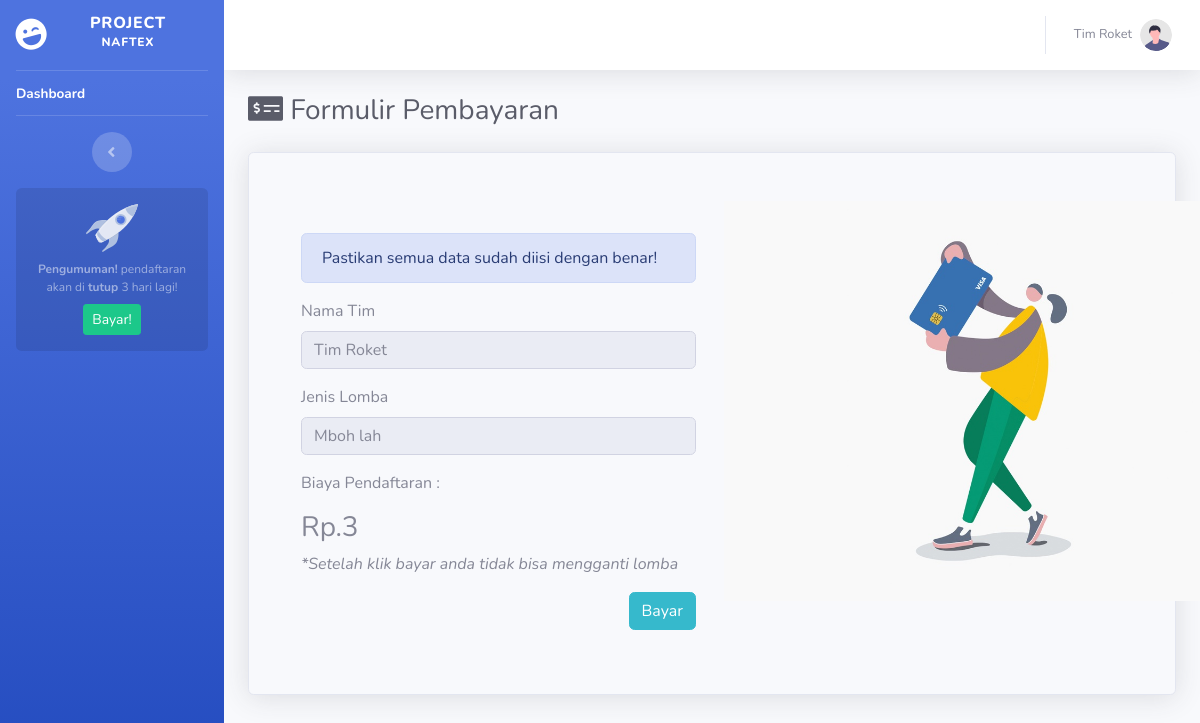
The app's page /dashboard/formulir-pembayaran.php (signed in), older data.
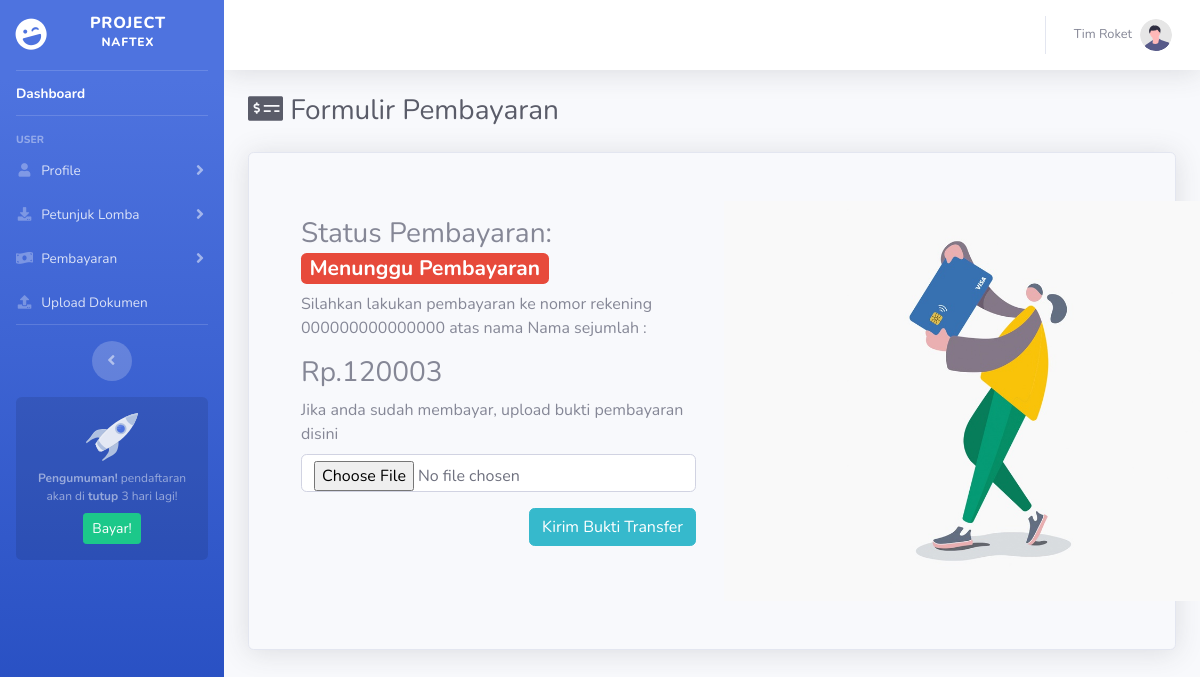
The same page, newer data.
### tables this page shows
CREATE TABLE `user` (
  `id_user` int(11) NOT NULL,
  `username` varchar(50) NOT NULL,
  `password` varchar(50) NOT NULL,
  `nama` varchar(50) NOT NULL,
  `email` varchar(50) NOT NULL,
  `level` varchar(50) NOT NULL,
  `foto` varchar(50) NOT NULL,
  `id_lomba` int(11) NOT NULL
);

CREATE TABLE `data_lomba` (
  `id_lomba` int(11) NOT NULL,
  `nama` varchar(50) NOT NULL,
  `harga` varchar(50) NOT NULL,
  `deskripsi2` varchar(50) NOT NULL
);

### dashboard/include/session.php (called while the page is built, shortened)
<?php
	if (isset($_SESSION['id_user'])) {
		$id_user = $_SESSION['id_user'];
		$query_n = mysqli_query($koneksi, "SELECT `nama` FROM `user` WHERE `id_user`='$id_user'");
	    while($data_n = mysqli_fetch_row($query_n)){
	      $nama = $data_n[0];
	    }
	}
	$username = $_SESSION['username'];
	$level = $_SESSION['level'];
?>

### dashboard/formulir-pembayaran.php (the view, shortened to what the changed rows need)
<?php
    include('../koneksi/koneksi.php');
    include('include/session.php');
?>
<!DOCTYPE html>
<html lang="en">
<?php include "include/head.php" ?>
<body id="page-top">
    <div id="wrapper">
        <?php include "include/sidebar.php" ?>
        <div id="content-wrapper" class="d-flex flex-column">
            <div id="content">
                <?php include "include/navbar.php" ?>
                <div class="container-fluid">
                    <h1 class="h3 mb-4 text-gray-800"><i class="fas fa-money-check-alt"></i> Formulir Pembayaran</h1>
                    <?php
                        $query_s = mysqli_query($koneksi,"SELECT `status_bayar` FROM `pembayaran_peserta` WHERE `username`='$username'");
                        while ($data_s = mysqli_fetch_row($query_s)) {$status_bayar   = $data_s[0];}
                        $query_d = mysqli_query($koneksi,"SELECT `id_lomba` FROM `user` WHERE `username`='$username'");
                        while ($data_d = mysqli_fetch_row($query_d)) {$id_lomba   = $data_d[0];}
                        $query_l = mysqli_query($koneksi,"SELECT `nama` FROM `data_lomba` WHERE `id_lomba`='$id_lomba'");
                        while ($data_l = mysqli_fetch_row($query_l)) {$nama_lomba = $data_l[0];}
                        if (empty($status_bayar)) {
                    ?>
                    <div class="container mt-2 mb-5 card bg-light shadow p-5">
                        <div class="row justify-content-center">
                            <div class="col-md-6 p-3 rounded-lg">
                                <form method="post">
                                    <div class="alert alert-primary mt-3" role="alert">Pastikan semua data sudah diisi dengan benar!</div>
                                    <div class="form-group">
                                        <label for="nama">Nama Tim</label>
                                        <input type="text" class="form-control" id="nama" name="nama" placeholder="<?= $nama ?>" disabled>
                                    </div>
                                    <div class="form-group">
                                        <label for="id_lomba">Jenis Lomba</label>
                                        <input type="text" class="form-control" id="id_lomba" name="id_lomba" placeholder="<?= $nama_lomba ?>" disabled>
                                    </div>
                                    <div>
                                        <?php
                                        $biaya = "";
                                        ?>
                                        <p>Biaya Pendaftaran : </p>
                                        <h3><?= "Rp.".$biaya.$id_user ?></h3>
                                        <p><i>*Setelah klik bayar anda tidak bisa mengganti lomba</i></p>
                                    </div>
                                    <button class="btn btn-info float-right" type="submit" name="submit-bayar">Bayar</button>
                                </form>
                            </div>
                            <div class="col-md-6">
                                <img src="assets/img/pembayaran.jpg" alt="pembayaran" height="400px">
                            </div>
                        </div>
                    </div>
                    <?php } else if ($status_bayar=="belum") { ?>
                    <div class="container mt-2 mb-5 card bg-light shadow p-5">
                        <div class="row justify-content-center">
                            <div class="col-md-6 p-3 rounded-lg">
                                <?php
                                    $query_h = mysqli_query($koneksi,"SELECT `harga` FROM `data_lomba` WHERE `id_lomba`='$id_lomba'");
                                    while ($data_h = mysqli_fetch_row($query_h)) {$harga = $data_h[0];}
                                    $biaya = "";
                                    if ($id_user>=1&&$id_user<=9){
                                        for ($i=0;$i<strlen($harga)-1;$i++) {$biaya=$biaya.$harga[$i];}
                                    }
                                    else if ($id_user>=10&&$id_user<=99){
                                        for ($i=0;$i<strlen($harga)-2;$i++) {$biaya=$biaya.$harga[$i];}
                                    }
                                ?>
                                <h3>Status Pembayaran: <span class="badge badge-danger">Menunggu Pembayaran</span></h3>
                                <p>Silahkan lakukan pembayaran ke nomor rekening 000000000000000 atas nama Nama sejumlah :</p>
                                <h3><?= "Rp.".$biaya.$id_user ?></h3>
                                <form method="post" enctype="multipart/form-data">
                                    <div class="form-group">
                                        <label for="nama">Jika anda sudah membayar, upload bukti pembayaran disini</label>
                                        <input type="file" class="form-control" id="bukti" name="bukti">
                                    </div>
                                    <button class="btn btn-info float-right" type="submit" name="submit-bukti">Kirim Bukti Transfer</button>
                                </form>
                            </div>
                            <div class="col-md-6">
                                <img src="assets/img/pembayaran.jpg" alt="pembayaran" height="400px">
                            </div>
                        </div>
                    </div>
                    <?php } else if ($status_bayar=="pending") { ?>
                    <div class="container mt-2 mb-5 card bg-light shadow p-5">
                        <div class="row justify-content-center">
                            <div class="col-md-6 p-3 rounded-lg">
                                <h3>Status Pembayaran: <span class="badge badge-warning">Sedang Diverivikasi</span></h3>
                                <p>Pembayaran anda saat ini sedang diverivikasi oleh admin</p>
                            </div>
                            <div class="col-md-6">
                                <img src="assets/img/pembayaran.jpg" alt="pembayaran" height="400px">
                            </div>
                        </div>
                    </div>
                    <?php } else if ($status_bayar=="berhasil") { ?>
                    <div class="container mt-2 mb-5 card bg-light shadow p-5">
                        <div class="row justify-content-center">
                            <div class="col-md-6 p-3 rounded-lg">
                                <h3>Status Pembayaran: <span class="badge badge-success">Berhasil</span></h3>
                                <p>Pembayaran anda sudah kami terima</p>
                            </div>
                            <div class="col-md-6">
                                <img src="assets/img/pembayaran.jpg" alt="pembayaran" height="400px">
                            </div>
                        </div>
                    </div>
                    <?php } ?>
                </div>
            </div>
        </div>
    </div>
</body>
</html>

### dashboard/include/navbar.php (shortened to what the changed rows need)
<nav class="navbar navbar-expand navbar-light bg-white topbar mb-4 static-top shadow">
    <ul class="navbar-nav ml-auto">
        <li class="nav-item dropdown no-arrow">
            <a class="nav-link dropdown-toggle" href="#" id="userDropdown" role="button" data-toggle="dropdown" aria-haspopup="true" aria-expanded="false">
                <span class="mr-2 d-none d-lg-inline text-gray-600 small"><?= $nama ?></span>
                <img class="img-profile rounded-circle" src="assets/img/undraw_profile.svg" />
            </a>
        </li>
    </ul>
</nav>

### dashboard/include/sidebar.php (shortened to what the changed rows need)
<ul class="navbar-nav bg-gradient-primary sidebar sidebar-dark accordion" id="accordionSidebar">
    <a class="sidebar-brand d-flex align-items-center justify-content-center" href="index.html">
        <div class="sidebar-brand-icon rotate-n-15">
        </div>
        <div class="sidebar-brand-text mx-3">Project <sup>NAFTEX</sup></div>
    </a>
    <hr class="sidebar-divider my-0" />
    <li class="nav-item active">
        <a class="nav-link" href="index.php">
            <span>Dashboard</span></a>
    </li>
    <hr class="sidebar-divider d-none d-md-block" />
    <?php
        if ($level=="peserta") {
    ?>
    <div class="sidebar-heading">User</div>
    <li class="nav-item">
        <a class="nav-link collapsed" href="#" data-toggle="collapse" data-target="#bioUser" aria-expanded="true" aria-controls="bioUser">
            <i class="fas fa-fw fa-user"></i>
            <span>Profile</span>
        </a>
    </li>
    <li class="nav-item">
        <a class="nav-link collapsed" href="#" data-toggle="collapse" data-target="#downloads" aria-expanded="true" aria-controls="downloads">
            <i class="fas fa-fw fa-download"></i>
            <span>Petunjuk Lomba</span>
        </a>
    </li>
    <li class="nav-item">
        <a class="nav-link collapsed" href="#" data-toggle="collapse" data-target="#payments" aria-expanded="true" aria-controls="payments">
            <i class="fas fa-fw fa-money-bill-wave"></i>
            <span>Pembayaran</span>
        </a>
    </li>
    <li class="nav-item">
        <a class="nav-link" href="docUpload.php">
            <i class="fas fa-fw fa-upload"></i>
            <span>Upload Dokumen</span>
        </a>
    </li>
    <hr class="sidebar-divider d-none d-md-block" />
    <?php } ?>
    <div class="text-center d-none d-md-inline">
        <button class="rounded-circle border-0" id="sidebarToggle"></button>
    </div>
    <div class="sidebar-card">
        <img class="sidebar-card-illustration mb-2" src="assets/img/undraw_rocket.svg" alt="" />
        <p class="text-center mb-2"><strong>Pengumuman!</strong> pendaftaran akan di <b>tutup</b> 3 hari lagi!</p>
        <a class="btn btn-success btn-sm" href="https://startbootstrap.com/theme/sb-admin-pro">Bayar!</a>
    </div>
</ul>

Row changes from the older to the newer data that the page shows:
no longer on this page (row edited): data_lomba: id_lomba "Mboh lah"
changed user "Tim Roket": nama "Tim Roket" → (not shown)
Text that changed along with them:
$biaya: (not shown) → "12000"
$id_user: (not shown) → "3"
$id_user: "3" → (not shown)
text no longer shown: "Pastikan semua data sudah diisi dengan benar! Nama Tim Jenis Lomba Biaya Pendaftaran : *Setelah klik bayar anda tidak bisa mengganti lomba Bayar"
text now shown: "USER Profile Petunjuk Lomba Pembayaran Upload Dokumen Status Pembayaran: Menunggu Pembayaran Silahkan lakukan pembayaran ke nomor rekening 000000000000000 atas nama Nama sejumlah : Jika anda sudah membayar, upload bukti pembayaran disini Kirim Bukti Transfer"
